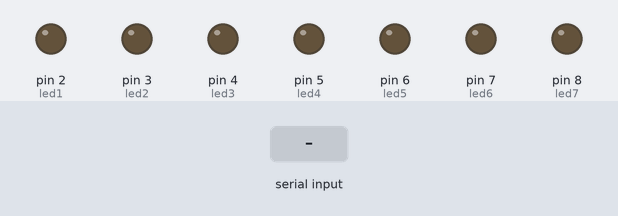
Bench run of a sketch on a simulated Arduino Uno, built with avr-gcc and run on an emulated ATmega328P. On the bench: output pins drawn as LEDs (lit = HIGH). The inputs (shaded band) are chosen by the test bench. What the sketch prints to the serial monitor is not drawn.

Above: at 1.2 s.
1.3 s: "t" received over Serial
At 2.2 s:
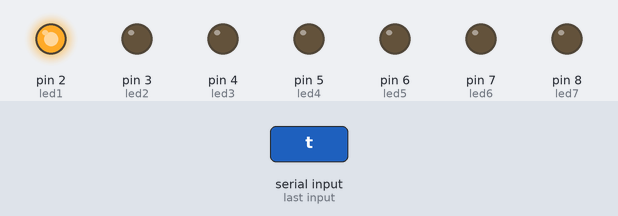
2.8 s: "c" received over Serial
At 3.4 s:
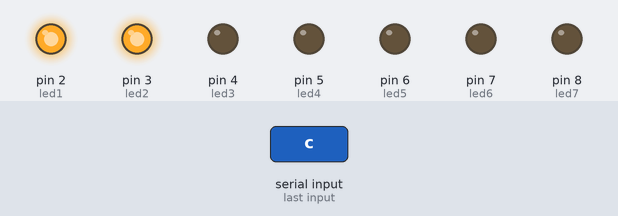
4.3 s: "r" received over Serial
At 5.5 s:
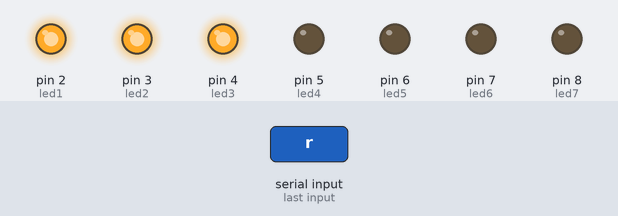
5.8 s: "p" received over Serial
At 6.9 s:
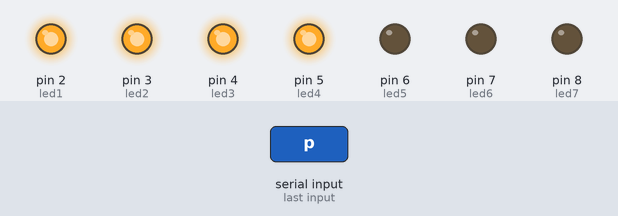
7.3 s: "x" received over Serial
At 8.0 s:
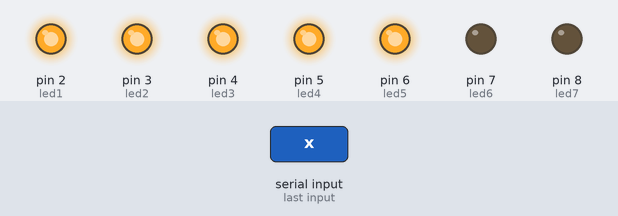
8.8 s: "i" received over Serial
At 9.2 s:
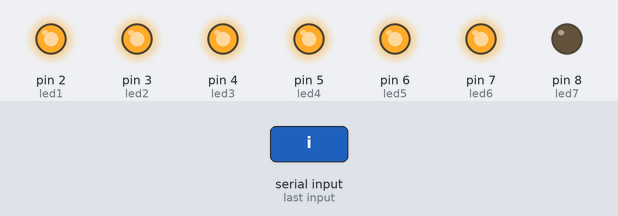
Timing chart, 0 to 11.3 s (numbered marks = the images above; inputs shaded):
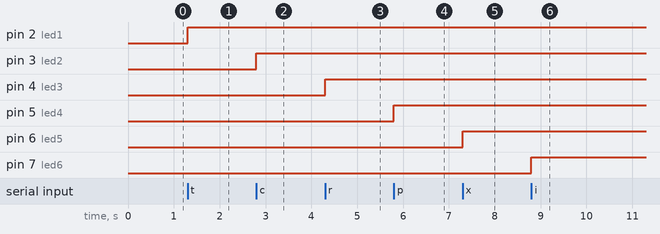

Measured:
- after the input at 1.3 s, pin 2 (led1): LOW → HIGH at once
- after the input at 2.8 s, pin 3 (led2): LOW → HIGH at once
- after the input at 4.3 s, pin 4 (led3): LOW → HIGH at once
- after the input at 5.8 s, pin 5 (led4): LOW → HIGH at once
- after the input at 7.3 s, pin 6 (led5): LOW → HIGH at once
- after the input at 8.8 s, pin 7 (led6): LOW → HIGH at once

The sketch:

figurasGpython.ino
```cpp
int led1 = 2;
int led2 = 3;
int led3 = 4;
int led4 = 5;
int led5 = 6;
int led6 = 7;
int led7 = 8;

int option;
void setup() {
  Serial.begin(9600);
  pinMode(led1, OUTPUT);
  pinMode(led2, OUTPUT);
  pinMode(led3, OUTPUT);
  pinMode(led4, OUTPUT);
  pinMode(led5, OUTPUT);
  pinMode(led6, OUTPUT);
  pinMode(led7, OUTPUT);

}

void loop() {
  if (Serial.available() > 0) {
    option = Serial.read();
    Serial.print(option);


    if (option == 't') { //triangulo
      digitalWrite(led1, HIGH);
    }
    else if (option == 'c') { //cuadrado
      digitalWrite(led2, HIGH);
    }
    else if (option == 'r') { //rectangulo
      digitalWrite(led3, HIGH);
    }
    else if (option == 'p') { //pentagono
      digitalWrite(led4, HIGH);
    }
    else if (option == 'x') { //hexagono
      digitalWrite(led5, HIGH);
    }
    else if (option == 'i') { //circulo
      digitalWrite(led6, HIGH);
    }
    else if (option == '?') { //desconocido
      digitalWrite(led7, HIGH);
    }
    else if (option=='-'){
      digitalWrite(led1, LOW);
      digitalWrite(led2, LOW);
      digitalWrite(led3, LOW);
      digitalWrite(led4, LOW);
      digitalWrite(led5, LOW);
      digitalWrite(led6, LOW);
      digitalWrite(led7, LOW);
    }


  }

}
```
